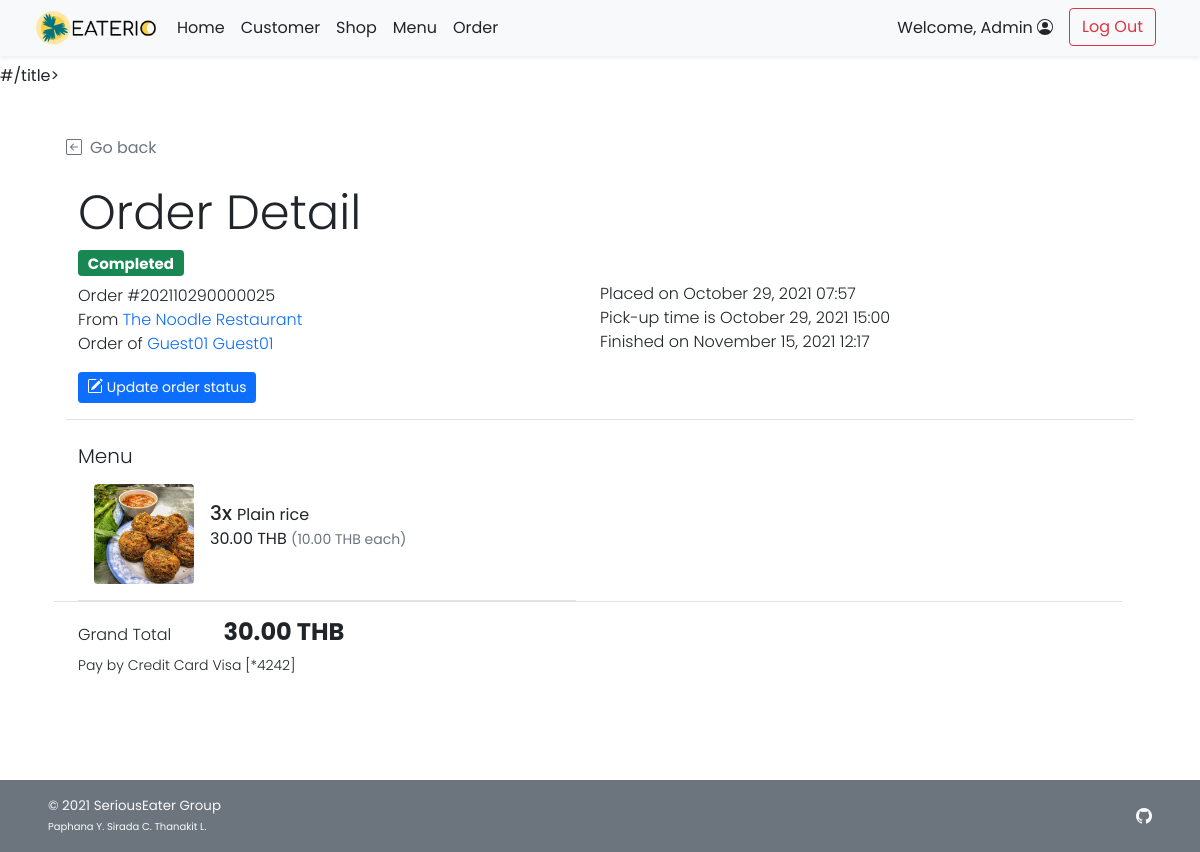
Before: /admin/admin_order_detail.php?orh_id=25 (signed in) with the older database file.
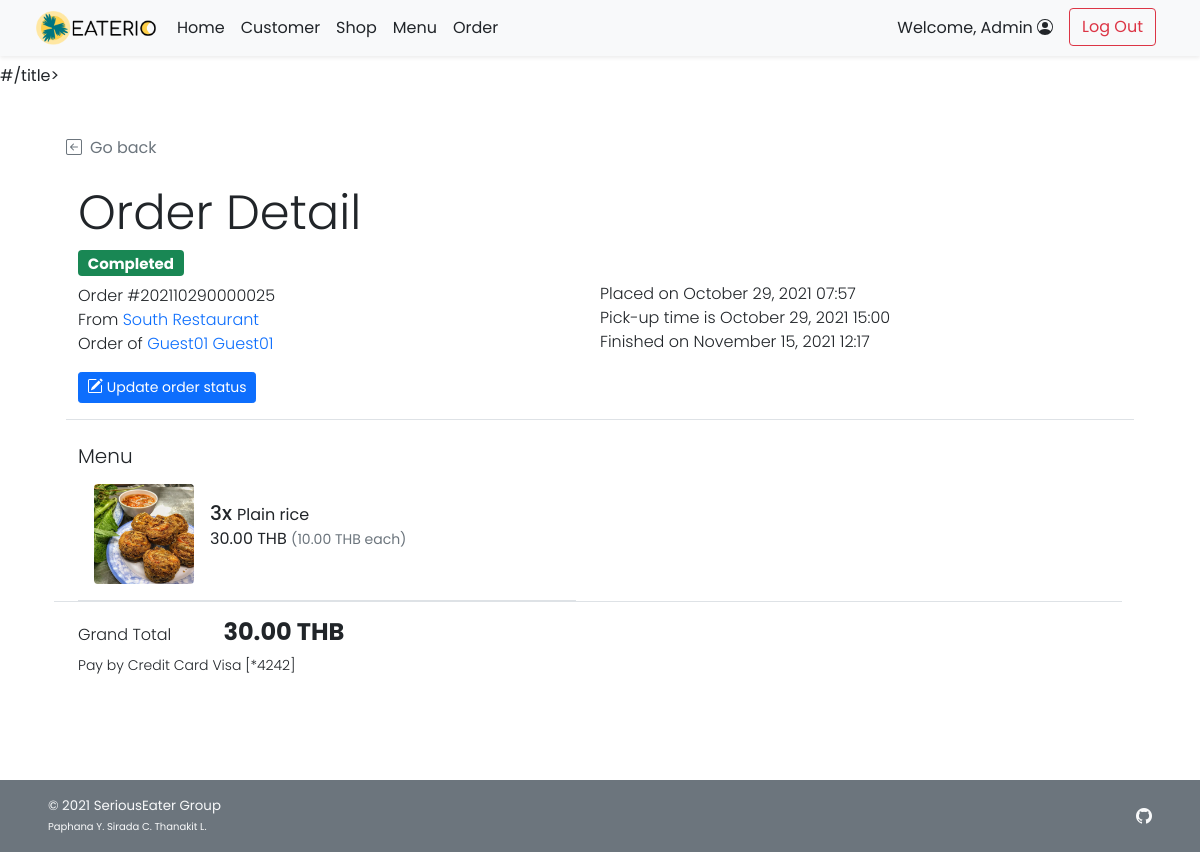
After: the same page with the newer database file.
### tables this page shows
CREATE TABLE `shop` (
  `s_id` int(11) NOT NULL,
  `s_username` varchar(45) NOT NULL,
  `s_pwd` varchar(45) NOT NULL,
  `s_name` varchar(100) NOT NULL,
  `s_location` varchar(100) NOT NULL,
  `s_openhour` time NOT NULL,
  `s_closehour` time NOT NULL,
  `s_status` tinyint(4) NOT NULL DEFAULT 1 COMMENT 'Shop ready for taking an order or not (True for open, False for close)',
  `s_preorderStatus` tinyint(4) NOT NULL DEFAULT 1 COMMENT 'Shop is ready for tomorrow pre-order or not',
  `s_email` varchar(100) NOT NULL,
  `s_phoneno` varchar(45) NOT NULL,
  `s_pic` text DEFAULT NULL
);

### admin/admin_order_detail.php (the view, shortened to what the changed rows need)
<!DOCTYPE html>
<html lang="en">
<head>
    <?php
        include("../conn_db.php");
        include('../head.php');
    ?>
    <link href="../css/main.css" rel="stylesheet">
    <link href="../css/menu.css" rel="stylesheet">
</head>
<body class="d-flex flex-column h-100">
    <div class="container px-5 py-4" id="cart-body">
        <div class="row my-4 border-bottom">
            <h2 class="pt-3 display-5">Order Detail</h2>
            <?php
                $orh_id = $_GET["orh_id"];
                $orh_query = "SELECT * FROM order_header WHERE orh_id = {$orh_id}";
                $orh_arr = $mysqli -> query($orh_query) -> fetch_array();
            ?>
            <div class="row row-cols-1 row-cols-md-2">
                <div class="col mb-2 mb-md-0">
                    <ul class="list-unstyled fw-light">
                        <li class="list-item">From
                            <a class="text-decoration-none link-primary"
                                href="admin_shop_detail.php?c_id=<?php echo $orh_arr['s_id']?>">
                                <?php
                                $shop_query = "SELECT s_name FROM shop WHERE s_id = {$orh_arr['s_id']};";
                                $shop_arr = $mysqli -> query($shop_query) -> fetch_array();
                                echo $shop_arr["s_name"];
                            ?>
                            </a>
                        </li>
                    </ul>
                </div>
            </div>
        </div>
                        <?php
                            $ord_query = "SELECT f.f_id,f.f_name,f.f_pic,ord.ord_amount,ord.ord_buyprice,ord_note FROM order_detail ord INNER JOIN food f ON ord.f_id = f.f_id WHERE ord.orh_id = {$orh_id}";
                            $ord_result = $mysqli -> query($ord_query);
                            while($ord_row = $ord_result -> fetch_array()){
                        ?>
                                                <p><?php printf("%.2f THB <small class='text-muted'>(%.2f THB each)</small>",$ord_row["ord_buyprice"]*$ord_row["ord_amount"],$ord_row["ord_buyprice"]);?><br />
                                                </p>
                        <?php } ?>
                                <?php
                                    $gt_query = "SELECT SUM(ord_amount*ord_buyprice) AS gt FROM order_detail WHERE orh_id = {$orh_id}";
                                    $gt_arr = $mysqli -> query($gt_query) -> fetch_array();
                                    printf("%.2f THB",$gt_arr["gt"]);
                                ?>
    </div>
</body>
</html>

Changed rows visible on the page:
changed shop: s_name "The Noodle Restaurant" → "South Restaurant"
